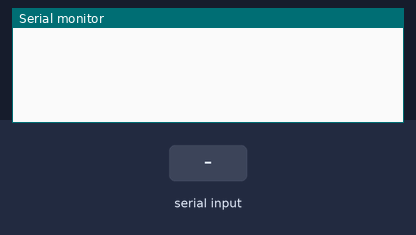
Recording of a sketch running on a simulated Arduino Uno, built with avr-gcc and run on an emulated ATmega328P. Parts: the last lines printed to the serial monitor. The inputs (shaded band) are chosen by the test bench.

Above: at 1.2 s.
1.3 s: "1" received over Serial
At 2.2 s:
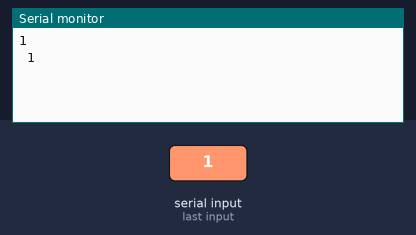
2.8 s: "2" received over Serial
At 3.3 s:
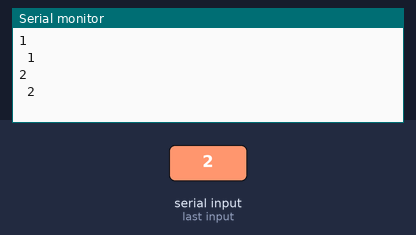

The sketch:

serialechodemo.ino
```cpp
// serialechodemo.ino

char incomingByte, outgoingByte = 0;   // for incoming serial data

void setup() {
	Serial.begin(9600);     // opens serial port, sets data rate to 9600 bps
}

void loop() {
  	// send data only when you receive data:
  	if (Serial.available() > 0) {
		// read the incoming byte:
		incomingByte = Serial.read();

		switch (incomingByte)
		{
		case '1':
			outgoingByte = '1';
			break;

		case '2':
			outgoingByte = '2';
			break;

		case '3':
			outgoingByte = '3';
			break;

		default:
			outgoingByte = '0';
			break;
		}


		Serial.println(incomingByte);
		Serial.print(' ');
		Serial.print(outgoingByte);
		Serial.println(' ');
    }
}
```

Measured:
- after the input at 1.3 s, the serial monitor: prints a new line at once (image 1)
- after the input at 2.8 s, the serial monitor: prints a new line at once (image 2)
